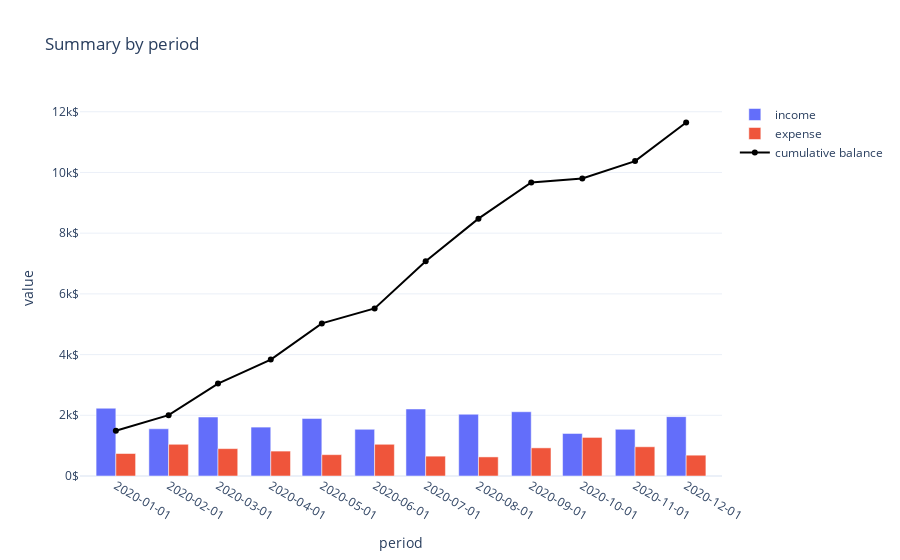

The notebook cell this image was saved under:
### Code cell
plot_summary_by_period(summary["by_period"], currency="$")

### Figure 1 — Plotly figure (JSON) as saved in the notebook; plotly's stock layout.template omitted (floating-point values rounded to 4 significant figures)
{"data": [{"hovertemplate": "<b>%{meta}</b><br>%{y:,.0f}$<br>%{x}<extra></extra>", "marker": {"color": "#636efa"}, "meta": "income", "name": "income", "type": "bar", "x": ["2020-01-01T00:00:00", "2020-02-01T00:00:00", "2020-03-01T00:00:00", "2020-04-01T00:00:00", "2020-05-01T00:00:00", "2020-06-01T00:00:00", "2020-07-01T00:00:00", "2020-08-01T00:00:00", "2020-09-01T00:00:00", "2020-10-01T00:00:00", "2020-11-01T00:00:00", "2020-12-01T00:00:00"], "y": [2233, 1556, 1943, 1611, 1896, 1537, 2208, 2034, 2117, 1402, 1538, 1956]}, {"hovertemplate": "<b>%{meta}</b><br>%{y:,.0f}$<br>%{x}<extra></extra>", "marker": {"color": "#ef553b"}, "meta": "income", "name": "expense", "type": "bar", "x": ["2020-01-01T00:00:00", "2020-02-01T00:00:00", "2020-03-01T00:00:00", "2020-04-01T00:00:00", "2020-05-01T00:00:00", "2020-06-01T00:00:00", "2020-07-01T00:00:00", "2020-08-01T00:00:00", "2020-09-01T00:00:00", "2020-10-01T00:00:00", "2020-11-01T00:00:00", "2020-12-01T00:00:00"], "y": [741, 1045, 902, 821, 703, 1045, 654, 629, 927, 1271, 963, 686]}, {"hovertemplate": "<b>%{meta}</b><br>%{y:,.0f}$<br>%{x}<extra></extra>", "line": {"color": "black"}, "meta": "income", "name": "cumulative balance", "type": "scatter", "x": ["2020-01-01T00:00:00", "2020-02-01T00:00:00", "2020-03-01T00:00:00", "2020-04-01T00:00:00", "2020-05-01T00:00:00", "2020-06-01T00:00:00", "2020-07-01T00:00:00", "2020-08-01T00:00:00", "2020-09-01T00:00:00", "2020-10-01T00:00:00", "2020-11-01T00:00:00", "2020-12-01T00:00:00"], "y": [1492, 2003, 3044, 3834, 5027, 5519, 7073, 8478, 9668, 9799, 10374, 11644]}], "layout": {"legend": {"title": {"text": ""}}, "title": {"text": "Summary by period"}, "xaxis": {"tickformat": "%Y-%m-%d", "ticklabelmode": "period", "tickvals": ["2020-01-01", "2020-02-01", "2020-03-01", "2020-04-01", "2020-05-01", "2020-06-01", "2020-07-01", "2020-08-01", "2020-09-01", "2020-10-01", "2020-11-01", "2020-12-01"], "title": {"text": "period"}}, "yaxis": {"separatethousands": true, "ticksuffix": "$", "title": {"text": "value"}}}}
